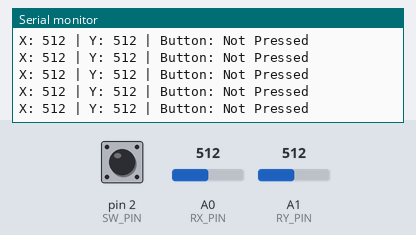
Simulated run of this sketch. Board: Arduino Uno, built with avr-gcc and run on an emulated ATmega328P. Shown: the last lines printed to the serial monitor. Inputs (shaded band) come from the test bench; at power-on: A0 (RX_PIN) = 512, A1 (RY_PIN) = 512, pin 2 (SW_PIN) HIGH.

Above: at 1.2 s.
1.3 s: A0 (RX_PIN) set to 1023
At 1.32 s:
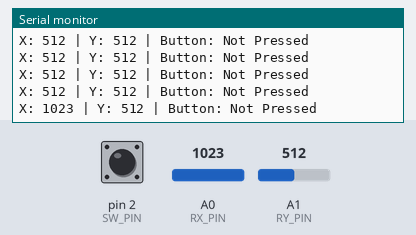
4.3 s: A1 (RY_PIN) set to 0
At 4.34 s:
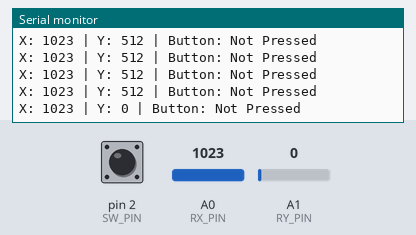
7.3 s: pin 2 (SW_PIN) pulled LOW for 0.15 s
At 7.36 s:
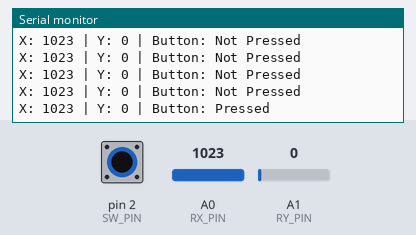
8.9 s: A1 (RY_PIN) set to 122
At 8.98 s:
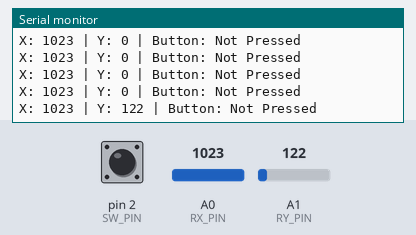
10.4 s: pin 2 (SW_PIN) pulled LOW for 1 s
At 10.49 s:
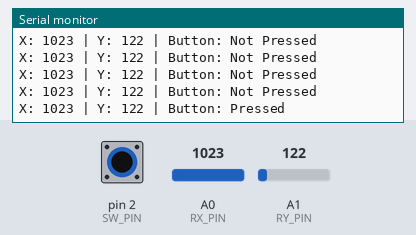
12.9 s: A0 (RX_PIN) set to 900
At 12.91 s:
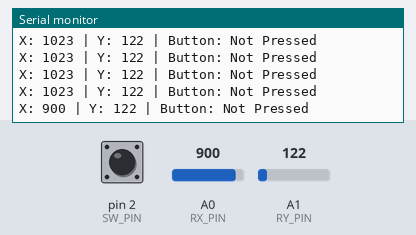
Timing chart, 0 to 15.4 s (numbered marks = the images above; inputs shaded):
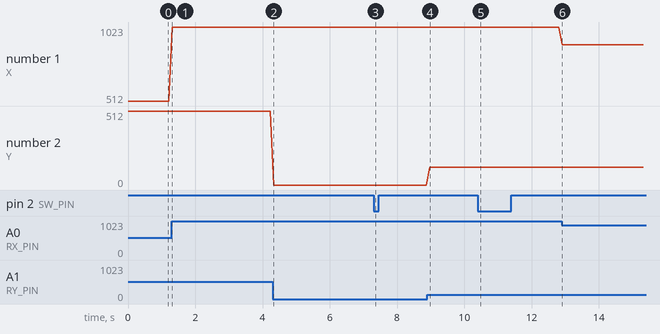

Measured:
- after the input at 1.3 s, the serial monitor: prints a new line at once (image 1)
- after the input at 4.3 s, the serial monitor: prints a new line at once (image 2)
- after the input at 7.3 s, the serial monitor: prints a new line after 0.06 s (image 3)
- after the input at 8.9 s, the serial monitor: prints a new line after 0.07 s (image 4)
- after the input at 10.4 s, the serial monitor: prints a new line after 0.08 s (image 5)
- after the input at 12.9 s, the serial monitor: prints a new line at once (image 6)
- plotted number 1: 512 → 1023 after the input at 1.3 s, 1023 → 900 after the input at 12.9 s
- plotted number 2: 512 → 0 after the input at 4.3 s, 0 → 122 after the input at 8.9 s

The sketch:

L5F3.ino
```cpp
#define SW_PIN 2   // Button pin
#define RX_PIN A0  // Horizontal axis pin
#define RY_PIN A1  // Vertical axis pin

void setup() {
  pinMode(SW_PIN, INPUT_PULLUP);  // Button uses internal pull-up resistor
  pinMode(RX_PIN, INPUT);        // Horizontal axis pin set as input
  pinMode(RY_PIN, INPUT);        // Vertical axis pin set as input

  Serial.begin(9600);  // Start serial communication at 9600 baud
}

void loop() {
  int xValue = analogRead(RX_PIN);  // Read horizontal axis value
  int yValue = analogRead(RY_PIN);  // Read vertical axis value
  int buttonState = digitalRead(SW_PIN);  // Read button state

  Serial.print("X: ");
  Serial.print(xValue);  // Print horizontal axis value
  Serial.print(" | Y: ");
  Serial.print(yValue);  // Print vertical axis value

  if (buttonState == LOW) {
    Serial.println(" | Button: Pressed");  // Button is pressed
  } else {
    Serial.println(" | Button: Not Pressed");  // Button is not pressed
  }

  delay(100);  // Short delay for readability
}
```
